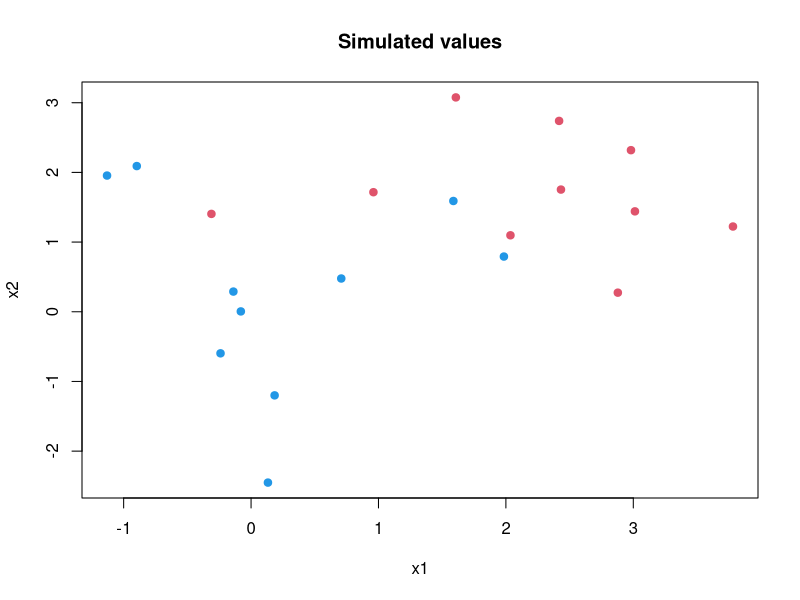
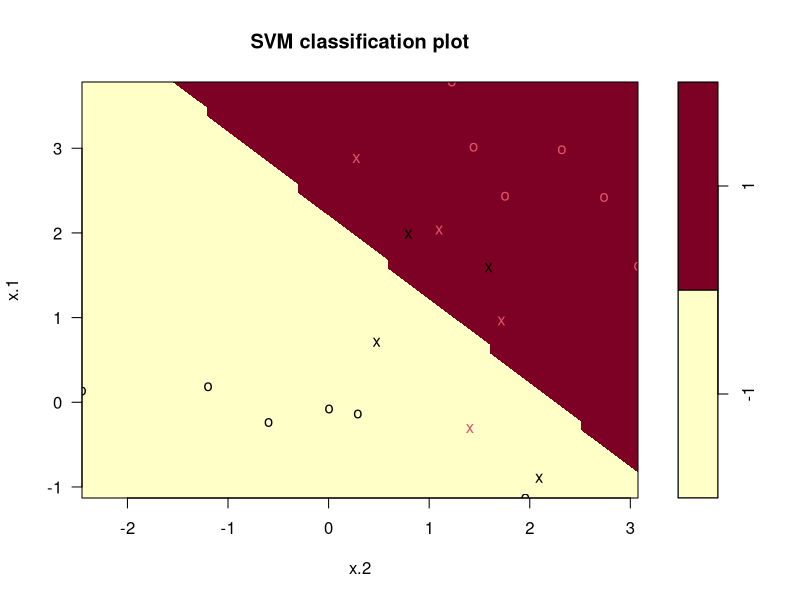
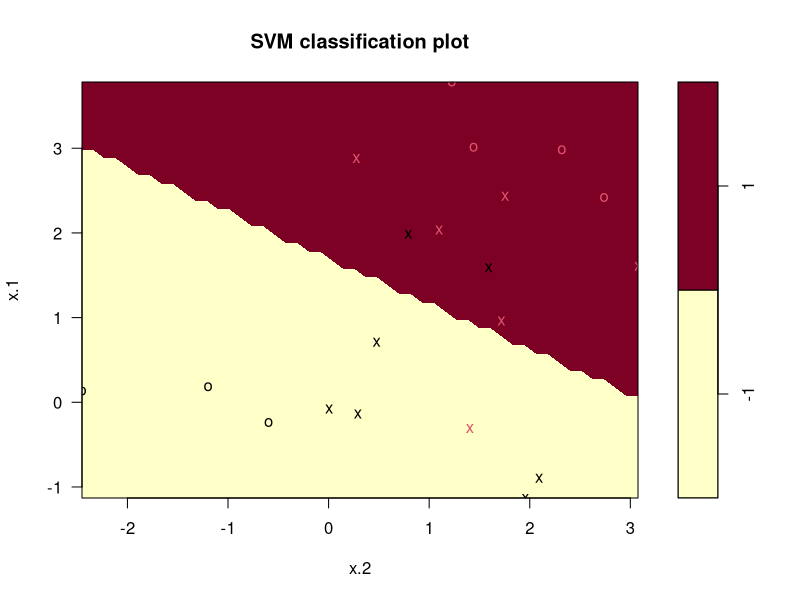
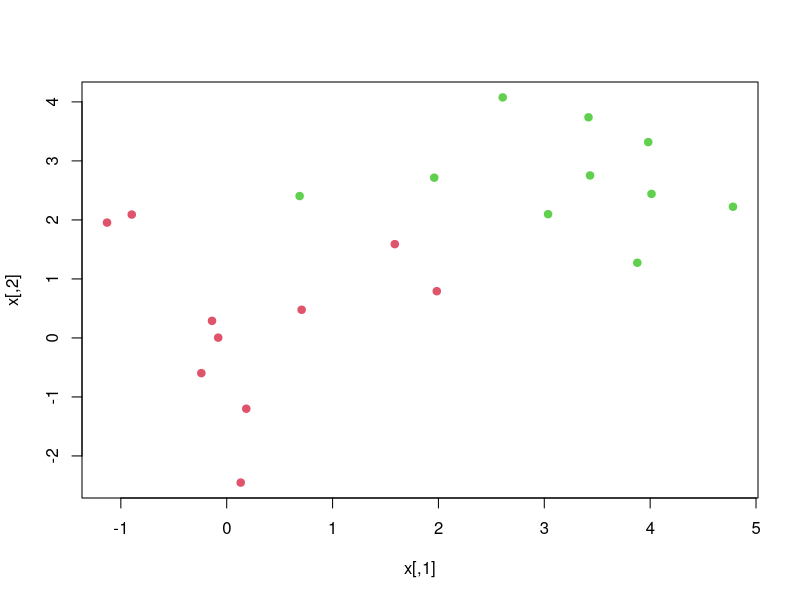
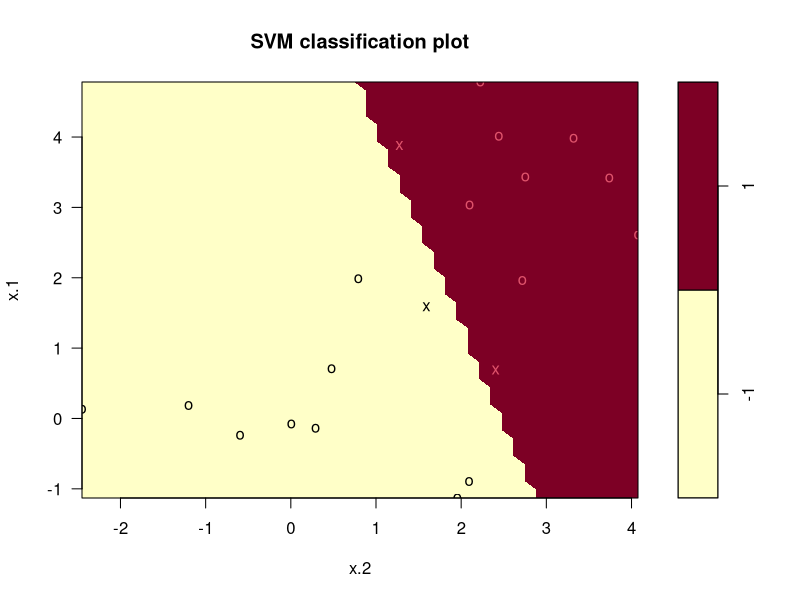
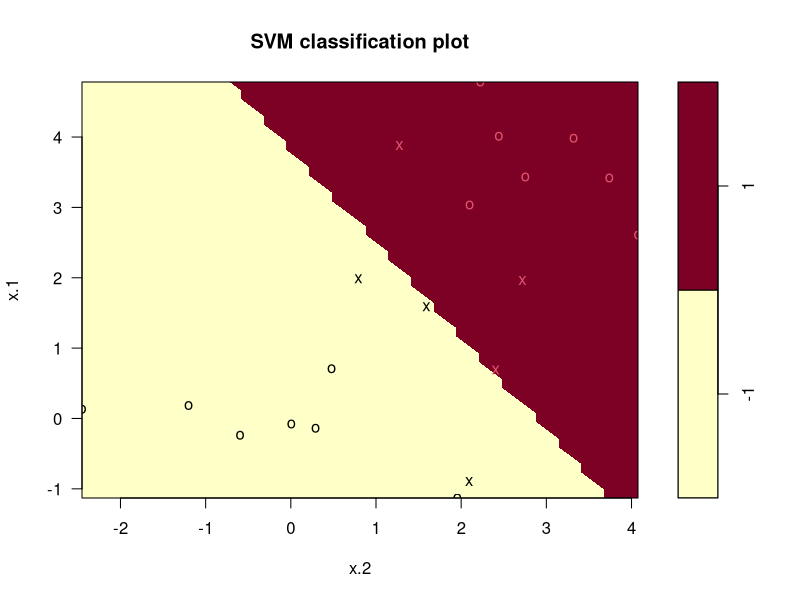

Reproduce these figures in R, in order.
## ---- chunk 1
set.seed(2)
x <- matrix(rnorm(20 * 2), ncol = 2)
y <- c(rep(-1, 10), rep(1, 10))
x[y == 1, ] <- x[y == 1, ] + 2
plot(x, col = (3 - y), pch=19, 
     main="Simulated values",
     xlab="x1", ylab="x2")
## ---- chunk 2
dat <- data.frame(x = x, y = as.factor(y))
library(e1071)
svmfit <- svm(y ~ ., data = dat, kernel = "linear", 
    cost = 10, scale = FALSE)

svmfit
## ---- chunk 3
plot(svmfit, dat)
## ---- chunk 4
svmfit$index
## ---- chunk 5
summary(svmfit)
## ---- chunk 6
svmfit <- svm(y ~ ., data = dat, kernel = "linear", 
    cost = 0.1, scale = FALSE)
plot(svmfit, dat)
svmfit$index
## ---- chunk 7
set.seed(1)
tune.out <- tune(svm, y ~ ., data = dat, kernel = "linear", 
    ranges = list(cost = c(0.001, 0.01, 0.1, 1, 5, 10, 100)))
## ---- chunk 8
summary(tune.out)
## ---- chunk 9
bestmod <- tune.out$best.model
summary(bestmod)
## ---- chunk 10
set.seed(11)
xtest <- matrix(rnorm(20 * 2), ncol = 2)
ytest <- sample(c(-1, 1), 20, rep = TRUE)
xtest[ytest == 1, ] <- xtest[ytest == 1, ] + 1
testdat <- data.frame(x = xtest, y = as.factor(ytest))
## ---- chunk 11
ypred <- predict(bestmod, testdat)
table(predict = ypred, truth = testdat$y)
## ---- chunk 12
svmfit <- svm(y ~ ., data = dat, kernel = "linear", 
    cost = .01, scale = FALSE)
ypred <- predict(svmfit, testdat)
table(predict = ypred, truth = testdat$y)
## ---- chunk 13
x[y == 1, ] <- x[y == 1, ] + 1
plot(x, col = (y + 5) / 2, pch = 19)
## ---- chunk 14
dat <- data.frame(x = x, y = as.factor(y))
svmfit <- svm(y ~ ., data = dat, kernel = "linear", 
    cost = 1e5)
summary(svmfit)
plot(svmfit, dat)
## ---- chunk 15
svmfit <- svm(y ~ ., data = dat, kernel = "linear", cost = 1)
summary(svmfit)
plot(svmfit, dat)
